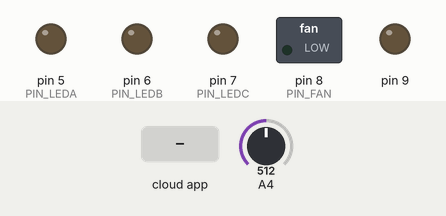
Simulated run of this sketch. Board: Arduino Uno, built with avr-gcc and run on an emulated ATmega328P. Parts: switched loads named in the sketch (green lamp = pin HIGH), output pins drawn as LEDs (lit = HIGH). The test bench sets the inputs (shaded band); at power-on: A4 = 512. The RemoteXY app is connected; what the sketch prints to the serial monitor is not drawn.

Above: at 1.2 s.
1.3 s: the phone or cloud app sets slider_1 to 50
At 2.5 s:
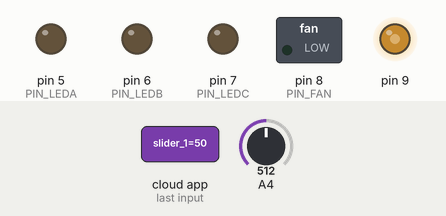
2.8 s: the phone or cloud app sets leda to 1
At 3.9 s:
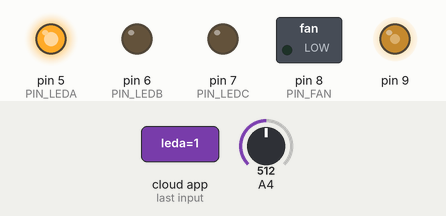
4.3 s: the phone or cloud app sets ledb to 1
At 5.0 s:
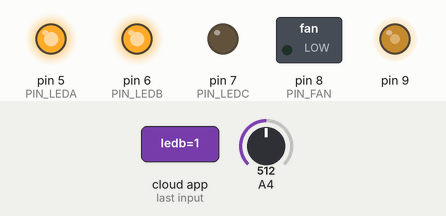
5.8 s: the phone or cloud app sets leda to 0
At 6.1 s:
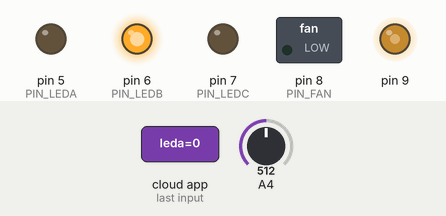
7.3 s: the phone or cloud app sets slider_1 to 0
At 8.4 s:
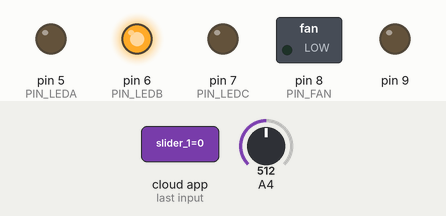
8.8 s: the phone or cloud app sets ledb to 0
At 9.6 s:
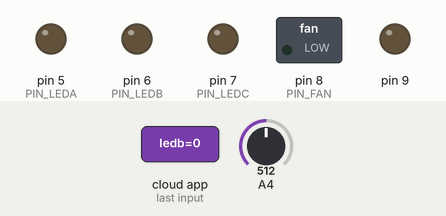
Timing chart, 0 to 11.3 s (numbered marks = the images above; inputs shaded):
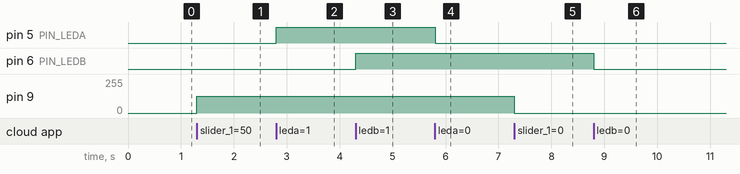

The sketch:

smart.ino
```cpp
// (licence header left out)
//////////////////////////////////////////////
//        RemoteXY include library          //
//////////////////////////////////////////////

// RemoteXY select connection mode and include library
#define REMOTEXY_MODE__HARDSERIAL

#include <RemoteXY.h>

// RemoteXY connection settings
#define REMOTEXY_SERIAL Serial
#define REMOTEXY_SERIAL_SPEED 9600


// RemoteXY configurate
#pragma pack(push, 1)
uint8_t RemoteXY_CONF[] =
{ 255, 5, 0, 33, 0, 71, 1, 10, 31, 6,
  2, 0, 71, 5, 14, 10, 43, 15, 17, 10,
  1, 2, 26, 31, 31, 79, 78, 0, 79, 70,
  70, 0, 129, 0, 45, 5, 18, 6, 23, 17,
  18, 6, 1, 17, 108, 101, 100, 32, 49, 0,
  131, 1, 5, 7, 20, 7, 2, 12, 20, 7,
  1, 80, 24, 80, 97, 103, 101, 49, 0, 2,
  0, 71, 19, 14, 10, 43, 28, 17, 10, 1,
  2, 26, 31, 31, 79, 78, 0, 79, 70, 70,
  0, 129, 0, 45, 20, 18, 6, 23, 31, 18,
  6, 1, 17, 108, 101, 100, 32, 50, 0, 2,
  0, 71, 33, 14, 10, 43, 43, 17, 11, 1,
  2, 26, 31, 31, 79, 78, 0, 79, 70, 70,
  0, 129, 0, 45, 34, 18, 6, 23, 44, 18,
  6, 1, 17, 108, 101, 100, 32, 51, 0, 2,
  0, 71, 48, 14, 10, 43, 58, 17, 10, 1,
  2, 26, 31, 31, 79, 78, 0, 79, 70, 70,
  0, 129, 0, 46, 49, 18, 6, 26, 60, 18,
  6, 1, 17, 102, 97, 110, 32, 0, 131, 0,
  5, 26, 20, 7, 2, 37, 20, 7, 2, 2,
  31, 80, 97, 103, 101, 50, 0, 131, 0, 5,
  44, 20, 7, 3, 67, 20, 7, 3, 2, 190,
  80, 97, 103, 101, 32, 51, 0, 129, 0, 40,
  8, 18, 6, 17, 22, 18, 6, 2, 2, 84,
  101, 109, 112, 0, 4, 0, 82, 17, 7, 25,
  38, 36, 12, 37, 3, 2, 8, 129, 0, 41,
  39, 14, 6, 16, 51, 18, 6, 2, 2, 108,
  105, 103, 104, 116, 32, 0, 129, 0, 44, 20,
  14, 6, 36, 11, 18, 6, 3, 2, 112, 119,
  109, 0, 67, 4, 39, 22, 20, 5, 39, 22,
  20, 5, 2, 2, 26, 11, 67, 4, 39, 52,
  20, 5, 38, 52, 20, 5, 2, 2, 26, 11,
  67, 4, 42, 37, 20, 5, 35, 30, 20, 5,
  3, 2, 26, 11
};

// this structure defines all the variables and events of your control interface
struct {

  // input variables
  uint8_t leda; // =1 if switch ON and =0 if OFF
  uint8_t ledb; // =1 if switch ON and =0 if OFF
  uint8_t ledc; // =1 if switch ON and =0 if OFF
  uint8_t fan; // =1 if switch ON and =0 if OFF
  int8_t slider_1; // =0..100 slider position

  // output variables
  char text_1[11];  // string UTF8 end zero
  char text_2[11];  // string UTF8 end zero
  char text_3[11];  // string UTF8 end zero
  // other variable
  uint8_t connect_flag;  // =1 if wire connected, else =0

} RemoteXY;
#pragma pack(pop)

/////////////////////////////////////////////
//           END RemoteXY include          //
/////////////////////////////////////////////

#define PIN_LEDA 5
#define PIN_LEDB 6
#define PIN_LEDC 7
#define PIN_FAN 8
int value = 0;          //initializing variables
float volts = 0.0;
float temp = 0.0;
unsigned long perviosTime = 0  ;
unsigned long gerviosTime = 10000  ;
void setup()
{
  RemoteXY_Init ();
  Serial.begin(9600); // Start Serial.

  pinMode (PIN_LEDA, OUTPUT);
  pinMode (PIN_LEDB, OUTPUT);
  pinMode (PIN_LEDC, OUTPUT);
  pinMode (PIN_FAN, OUTPUT);
  // pinMode   ( A5 , OUTPUT );
  // TODO you setup code

}


void loop()
{
  RemoteXY_Handler ();
  unsigned long currentTime ;


  currentTime = millis ();
  if ((currentTime - perviosTime  ) >= gerviosTime)
  {

    value = analogRead(A5);        //read from A0
    volts = (value / 1024.0) * 5.0; //conversion to volts
    temp = volts * 100.0;          //conversion to temp Celsius

    dtostrf(temp, 0, 1, RemoteXY.text_1);


    perviosTime = currentTime;
  }


  digitalWrite(PIN_LEDA, (RemoteXY.leda == 0) ? LOW : HIGH);
  digitalWrite(PIN_LEDB, (RemoteXY.ledb == 0) ? LOW : HIGH);
  digitalWrite(PIN_LEDC, (RemoteXY.ledc == 0) ? LOW : HIGH);
  digitalWrite(PIN_FAN, (RemoteXY.fan == 0) ? LOW : HIGH);


  analogWrite(9, RemoteXY.slider_1 * 2.55);
  Serial.println(            RemoteXY.slider_1   );
  dtostrf(RemoteXY.slider_1, 0, 1, RemoteXY.text_3);


  int analogValue = analogRead(A4);
  dtostrf(analogValue, 0, 1, RemoteXY.text_2);


  //||
  /* if( temp >= 10 )
     {
          digitalWrite(8, HIGH) ;

     }*/
  // TODO you loop code
  // use the RemoteXY structure for data transfer
  // do not call delay()

  /* { Serial.println(analogRead(A4));

    if(analogRead(A4) <= 200     ||    RemoteXY.leda   == 1       )
    {
      digitalWrite(5, HIGH);
      digitalWrite(6, HIGH);
      digitalWrite(7, HIGH) ;
    //  delay(100);
      }

    else {
      digitalWrite(5, LOW);
      digitalWrite(6, LOW);
      digitalWrite(7, LOW);
      }
         // delay(100);

      }*/


}
```

Measured:
- after the input at 1.3 s, pin 9: 0/255 → 127/255 at once
- after the input at 2.8 s, pin 5 (PIN_LEDA): LOW → HIGH at once
- after the input at 4.3 s, pin 6 (PIN_LEDB): LOW → HIGH at once
- after the input at 5.8 s, pin 5 (PIN_LEDA): HIGH → LOW at once
- after the input at 7.3 s, pin 9: 127/255 → 0/255 at once
- after the input at 8.8 s, pin 6 (PIN_LEDB): HIGH → LOW at once
